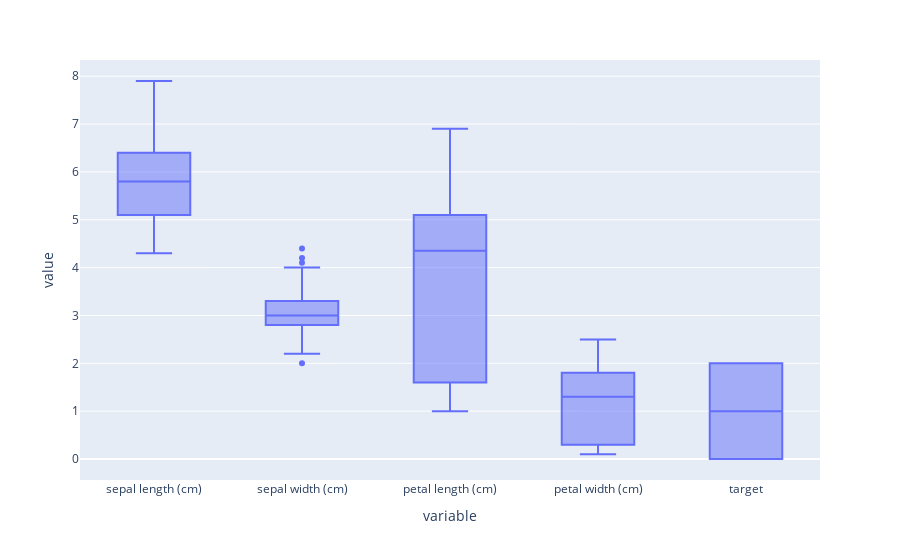

The notebook cell saved with this chart:
### Markdown cell above
# Identify outliers

### Code cell
px.box(df)

### Figure 1 — Plotly figure (JSON) as saved in the notebook; plotly's stock layout.template omitted (floating-point values rounded to 4 significant figures; data arrays with more than 128 entries replaced by an {"elided": "..."} marker saying what was removed)
{"data": [{"alignmentgroup": "True", "hovertemplate": "variable=%{x}<br>value=%{y}<extra></extra>", "legendgroup": "", "marker": {"color": "#636efa"}, "name": "", "notched": false, "offsetgroup": "", "orientation": "v", "showlegend": false, "type": "box", "x": {"elided": "750 str values"}, "x0": " ", "xaxis": "x", "y": {"elided": "750 float values"}, "y0": " ", "yaxis": "y"}], "layout": {"autosize": true, "boxmode": "group", "legend": {"tracegroupgap": 0}, "margin": {"t": 60}, "xaxis": {"anchor": "y", "autorange": true, "domain": [0, 1], "range": [-0.5, 4.5], "title": {"text": "variable"}, "type": "category"}, "yaxis": {"anchor": "x", "autorange": true, "domain": [0, 1], "range": [-0.4389, 8.339], "title": {"text": "value"}, "type": "linear"}}}
